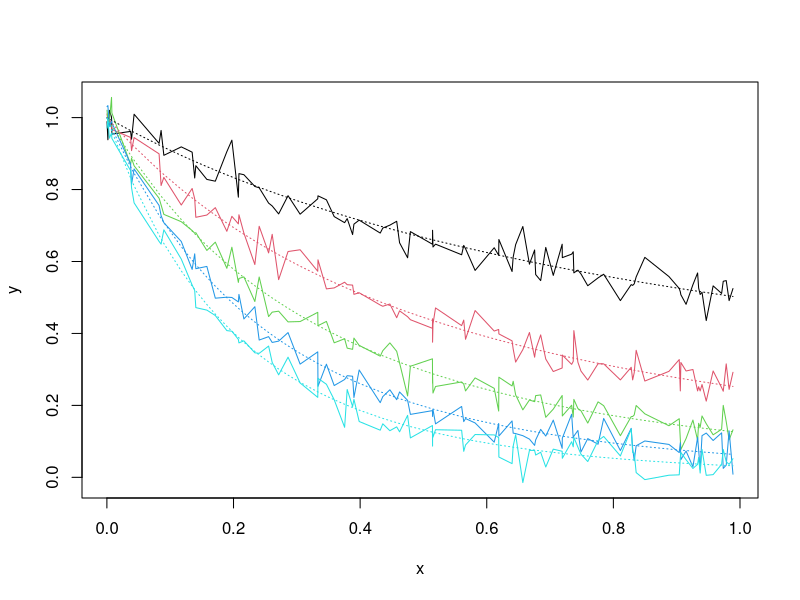

Here is the R script that generated this plot: (Note: this script raises an error after producing the figure.)
## ---- chunk 1
library(MASS)  # for mvrnorm
fig.dim <- 5
knitr::opts_chunk$set(fig.width=3*fig.dim,fig.height=fig.dim,fig.align='center')
set.seed(42)
## ---- chunk 2
n <- 5
nx <- 100
Sigma <- diag(.001, n)
xx <- runif(nx)
f <- function (x) { sapply(1:n, function (u) { 1/(1+x)^u }) }
fnoise <- function (x) { f(x) + mvrnorm(NROW(x), mu=rep(0,n), Sigma=Sigma) }
yy <- fnoise(xx)
matplot(xx[order(xx)], yy[order(xx),], type='l', 
        xlab='x', ylab='y', lty=1)
matlines(xx[order(xx)], f(xx[order(xx)]), lty=3)
## ---- chunk 3
inverse_interpolation
## ---- chunk 4
xref <- runif(5)
yref <- fnoise(xref)
xpred <- inverse_interpolation(xx, yy, yref, omega=0.05)

layout(t(1:2))
matplot(xx[order(xx)], yy[order(xx),], type='l', 
        xlab='x', ylab='y', lty=1)
matlines(xx[order(xx)], f(xx[order(xx)]), lty=3)
abline(v=xref, lty=4)
matpoints(xref, yref, pch=20)

matpoints(xpred, yref, pch=23)
segments(x0=xref, x1=xpred, y0=yref)
legend("topright", pch=c(20,1), legend=c("truth", "predicted"))

plot(xref, xpred, xlab='true x', ylab='predicted x')
abline(0,1)
